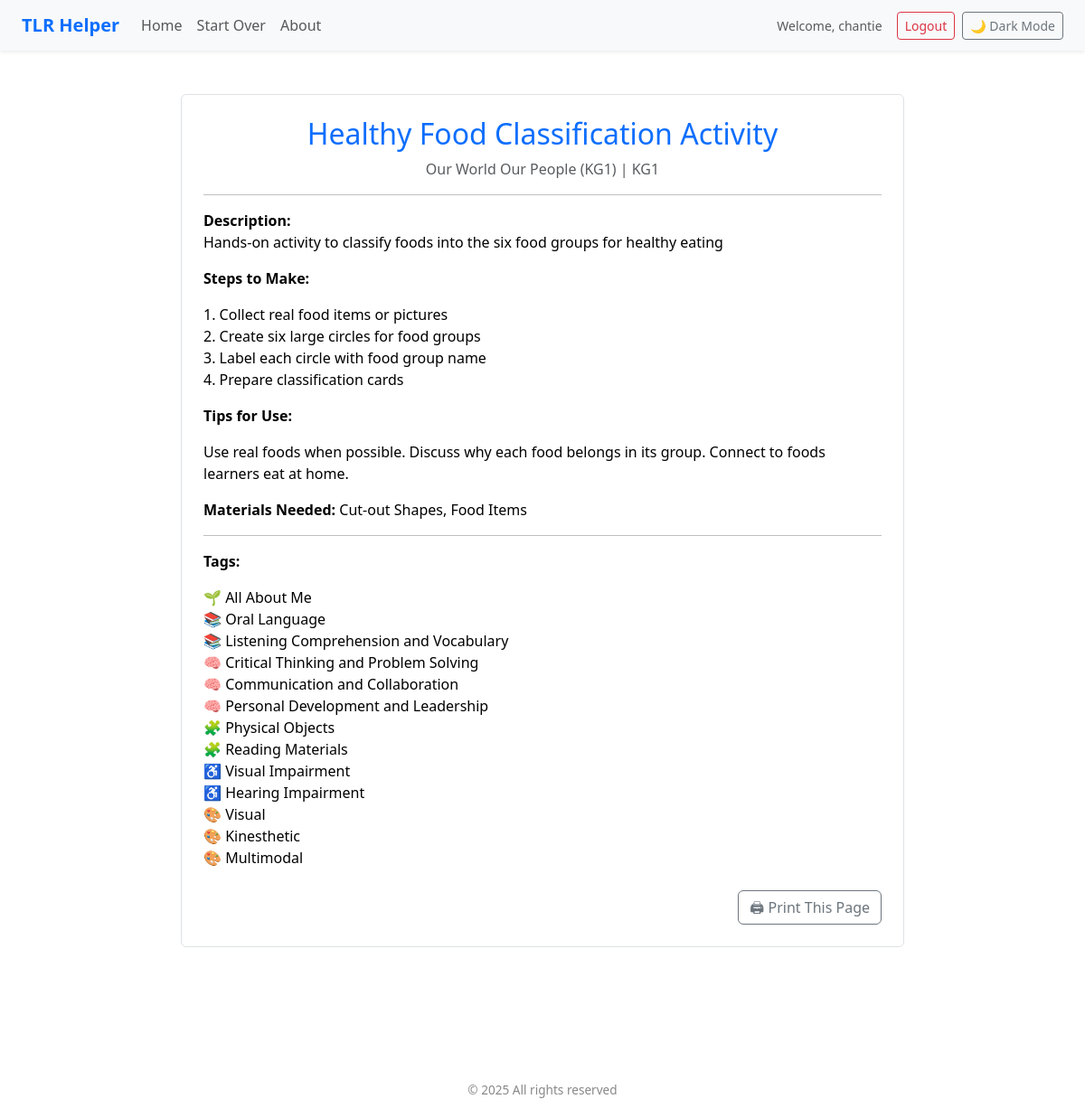
The page /print/5/ (signed in) on the database its author committed.
### suggestor/models.py (models this page shows, shortened)
class Tlr(models.Model):
    class_level = models.ForeignKey(ClassLevel, on_delete=models.CASCADE)
    subject = ChainedForeignKey(
        Subject,
        chained_field="class_level",
        chained_model_field="class_level",
        show_all=False,
        auto_choose=True,
        sort=True,
        null=True,
        blank=True,
        on_delete=models.CASCADE
    )
    term = models.PositiveSmallIntegerField(null=True, blank=True)
    strand = models.ForeignKey(Strand, on_delete=models.CASCADE, null=True, blank=True)
    substrand = models.ForeignKey(SubStrand, on_delete=models.CASCADE, null=True, blank=True)
    indicator = models.ForeignKey(Indicator, on_delete=models.CASCADE, null=True, blank=True)
    standard = models.ForeignKey(ContentStandard, on_delete=models.CASCADE, null=True, blank=True)
    themes = models.ManyToManyField(Theme, blank=True)
    key_learning_areas = models.ManyToManyField(KeyLearningArea, blank=True)
    competencies = models.ManyToManyField(CoreCompetency, blank=True)
    resource_types = models.ManyToManyField(ResourceType, blank=True)
    goals = models.ManyToManyField(GoalTag, blank=True)
    title = models.CharField(max_length=120)
    brief_description = models.TextField()
    materials = models.ManyToManyField(Material, blank=True)
    time_needed = models.CharField(max_length=10, choices=TIME_NEEDED_CHOICES, default="lesson")
    steps_to_make = models.TextField(blank=True)
    tips_for_use = models.TextField(blank=True)
    intended_use = models.CharField(max_length=20, choices=INTENDED_CHOICES, blank=True, null=True)
    tlr_type = models.CharField(max_length=20, choices=TLR_TYPES, blank=True, null=True)
    special_needs = models.ManyToManyField(SpecialNeed, blank=True)
    learning_styles = models.ManyToManyField(LearningStyle, blank=True)
    class_size = models.CharField(max_length=10, choices=CLASS_SIZE_BANDS, blank=True, null=True)
    bloom_level = models.CharField(max_length=20, choices=BLOOM_LEVELS, blank=True, null=True)
    budget_band = models.CharField(max_length=20, choices=BUDGET_BANDS, blank=True, null=True)
    learning_outcome = models.TextField(blank=True)
    search_keywords = models.TextField(blank=True)
    slug = models.SlugField(blank=True, unique=True)
    created_by = models.ForeignKey(User, on_delete=models.SET_NULL, null=True, blank=True)
    last_updated = models.DateTimeField(auto_now=True)
    is_published = models.BooleanField(default=False)
    download_count = models.PositiveIntegerField(default=0)

class Subject(models.Model):
    class_level = models.ForeignKey(ClassLevel, on_delete=models.CASCADE)
    title = models.CharField(max_length=120)
    def __str__(self):
        return f"{self.title} ({self.class_level})"

class ClassLevel(models.Model):
    code = models.CharField(max_length=5, unique=True)
    name = models.CharField(max_length=20)
    def __str__(self):
        return self.name

class Material(models.Model):
    name = models.CharField(max_length=40, unique=True)
    def __str__(self):
        return self.name

class Theme(models.Model):
    title = models.CharField(max_length=120, unique=True)
    def __str__(self):
        return self.title

class KeyLearningArea(models.Model):
    title = models.CharField(max_length=120, unique=True)
    def __str__(self):
        return self.title

class CoreCompetency(models.Model):
    title = models.CharField(max_length=60, unique=True)
    def __str__(self):
        return self.title

class ResourceType(models.Model):
    title = models.CharField(max_length=60, unique=True)
    def __str__(self):
        return self.title

class SpecialNeed(models.Model):
    name = models.CharField(max_length=100, unique=True)
    description = models.TextField(blank=True)
    def __str__(self):
        return self.name

class LearningStyle(models.Model):
    name = models.CharField(max_length=100, unique=True)
    description = models.TextField(blank=True)
    def __str__(self):
        return self.name

### suggestor/views.py (the view)
# urls.py: path("print/<int:pk>/", v.print_view, name="print_tlr"),
@login_required
def print_view(request, pk):
    tlr = get_object_or_404(Tlr, pk=pk)
    return render(request, "print_tlr.html", {"tlr": tlr})

### suggestor/templates/print_tlr.html (shortened to what this page needs)
{% extends "base.html" %}
{% block content %}
<div class="container py-5">
  <div class="border p-4 rounded" style="max-width: 800px; margin: auto;">
    <h2 class="text-center text-primary">{{ tlr.title }}</h2>
    <p class="text-muted text-center">{{ tlr.subject }} | {{ tlr.class_level }}</p>
    <hr>
    <p><strong>Description:</strong><br>{{ tlr.brief_description }}</p>
    {% if tlr.steps_to_make %}
      <p><strong>Steps to Make:</strong><br>{{ tlr.steps_to_make|linebreaks }}</p>
    {% endif %}
    {% if tlr.tips_for_use %}
      <p><strong>Tips for Use:</strong><br>{{ tlr.tips_for_use|linebreaks }}</p>
    {% endif %}
    {% if tlr.materials.all %}
      <p><strong>Materials Needed:</strong> {{ tlr.materials.all|join:", " }}</p>
    {% endif %}
    <hr>
    <p><strong>Tags:</strong></p>
    <ul class="list-unstyled">
      {% for tag in tlr.themes.all %}<li>🌱 {{ tag }}</li>{% endfor %}
      {% for tag in tlr.key_learning_areas.all %}<li>📚 {{ tag }}</li>{% endfor %}
      {% for tag in tlr.competencies.all %}<li>🧠 {{ tag }}</li>{% endfor %}
      {% for tag in tlr.resource_types.all %}<li>🧩 {{ tag }}</li>{% endfor %}
      {% for tag in tlr.special_needs.all %}<li>♿ {{ tag }}</li>{% endfor %}
      {% for tag in tlr.learning_styles.all %}<li>🎨 {{ tag }}</li>{% endfor %}
    </ul>
    <div class="text-end mt-4">
      <button class="btn btn-outline-secondary" onclick="window.print()">
        🖨 Print This Page
      </button>
    </div>
  </div>
</div>
{% endblock %}

### suggestor/templates/base.html (shortened to what this page needs)
{% load static %}
<!DOCTYPE html>
<html lang="en">
<head>
  <link href="https://cdn.jsdelivr.net/npm/bootstrap@5.3.2/dist/css/bootstrap.min.css" rel="stylesheet">
  <link href="https://cdn.jsdelivr.net/npm/bootstrap-icons@1.10.5/font/bootstrap-icons.css" rel="stylesheet">
  <link href="https://cdn.jsdelivr.net/npm/select2@4.1.0-rc.0/dist/css/select2.min.css" rel="stylesheet" />
</head>
<body class="d-flex flex-column min-vh-100">
  <nav class="navbar navbar-expand-lg navbar-light bg-light shadow-sm sticky-top">
    <div class="container-fluid px-4">
      <a class="navbar-brand fw-bold text-primary" href="#">TLR Helper</a>
      <div class="collapse navbar-collapse justify-content-between" id="navbarNav">
        <ul class="navbar-nav me-auto mb-2 mb-lg-0">
          <li class="nav-item"><a class="nav-link" href="/">Home</a></li>
          <li class="nav-item"><a class="nav-link" href="{% url 'route_select' %}">Start Over</a></li>
          <li class="nav-item"><a class="nav-link" href="{% url 'about' %}">About</a></li>
        </ul>
        <div class="d-flex align-items-center gap-2">
          {% if user.is_authenticated %}
            <span class="text-muted small me-2">Welcome, {{ user.username }}</span>
            <form method="post" action="{% url 'logout' %}" class="d-inline">
            <button type="submit" class="btn btn-sm btn-outline-danger">Logout</button>
            </form>
          {% else %}
            <a class="btn btn-sm btn-outline-primary" href="{% url 'login' %}">Login</a>
          {% endif %}
          <button id="darkToggle" class="btn btn-sm btn-outline-secondary">
          </button>
        </div>
      </div>
    </div>
  </nav>
  <main class="flex-grow-1">
    {% block content %}{% endblock %}
  </main>
  <footer>
    © <span id="footer-year"></span> All rights reserved
  </footer>
</body>
</html>

### suggestor/templates/base.html (style rules this page uses)
body { background-color: #ffffff; color: #000000; font-family: "Segoe UI", sans-serif; transition: background-color 0.3s, color 0.3s; }
.badge-light, .bg-light, .bg-white, .bg-secondary, .bg-warning { color: #000 !important; }
footer { text-align: center; margin-top: 80px; padding: 20px 0; font-size: 0.85rem; color: #888; }

### rows shown on the page
Tlr: title "Healthy Food Classification Activity", subject "Our World Our People (KG1)", class_level "KG1", brief_description "Hands-on activity to classify foods into the six food groups for healthy eating", steps_to_make "1. Collect real food items or pictures 2. Create six large circles for food groups 3. Label each circle with food group name 4. Prepare classification cards", tips_for_use "Use real foods when possible. Discuss why each food belongs in its group. Connect to foods learners eat at home.", materials.all "Cut-out Shapes, Food Items"
Theme: title "All About Me"
KeyLearningArea: title "Oral Language"
KeyLearningArea: title "Listening Comprehension and Vocabulary"
CoreCompetency: title "Critical Thinking and Problem Solving"
CoreCompetency: title "Communication and Collaboration"
CoreCompetency: title "Personal Development and Leadership"
ResourceType: title "Physical Objects"
ResourceType: title "Reading Materials"
SpecialNeed: name "Visual Impairment"
SpecialNeed: name "Hearing Impairment"
LearningStyle: name "Visual"
LearningStyle: name "Kinesthetic"
LearningStyle: name "Multimodal"

### other values the page prints
{{ user.username }} "chantie"
